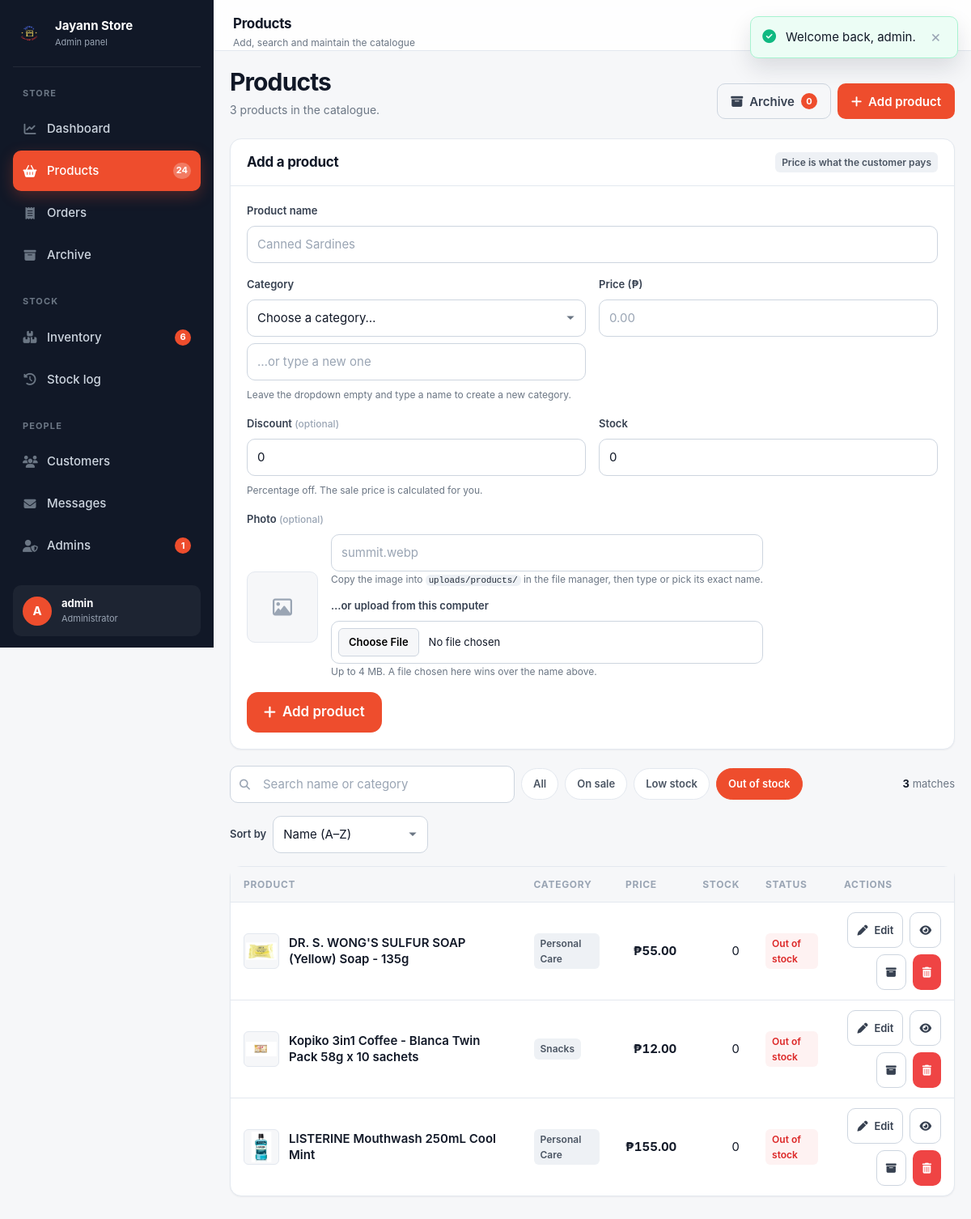
The app's page /admin/pages/products.php?filter=out (signed in) with its own data.
### tables this page shows
CREATE TABLE `products` (
  `id` int(100) NOT NULL AUTO_INCREMENT,
  `name` varchar(100) NOT NULL,
  `category` varchar(100) NOT NULL,
  `price` decimal(10,2) NOT NULL DEFAULT 0.00,
  `discount` int(3) NOT NULL DEFAULT 0,
  `discount_price` decimal(10,2) NOT NULL DEFAULT 0.00,
  `image` varchar(100) NOT NULL,
  `stock` int(11) NOT NULL DEFAULT 0,
  `low_stock_threshold` int(11) NOT NULL DEFAULT 5,
  `cost_price` decimal(10,2) NOT NULL DEFAULT 0.00,
  `sku` varchar(40) NOT NULL DEFAULT '',
  `supplier` varchar(120) NOT NULL DEFAULT '',
  `last_restocked_on` datetime DEFAULT NULL,
  PRIMARY KEY (`id`),
  KEY `idx_products_category` (`category`)
);

### admin/pages/products.php (the view, shortened to what the rows shown need)
<?php
require_once __DIR__ . '/../../app/bootstrap.php';
require_once __DIR__ . '/../../app/views/admin/helpers.php';
$search = admin_q('q');
$filter = admin_q('filter');
$sort   = admin_q('sort', 'name');
$sortSql = match ($sort) {
    'price_desc' => 'p.price DESC',
    'price_asc'  => 'p.price ASC',
    'newest'     => 'p.id DESC',
    'stock'      => 'p.stock ASC, p.name ASC',
    default      => 'p.name ASC',
};
[$whereSql, $params] = admin_product_filter($search, $filter);
$total = (int) ($db->value("SELECT COUNT(*) FROM products p WHERE $whereSql", $params) ?? 0);
$perPage = 12;
$page    = admin_page_no($total, $perPage);
$offset  = ($page - 1) * $perPage;
$products = $db->all(
    "SELECT p.* FROM products p WHERE $whereSql ORDER BY $sortSql LIMIT $perPage OFFSET $offset",
    $params
);
$highlight  = admin_qint('highlight');
require __DIR__ . '/../../app/views/admin/head.php';
?>
<div class="page-head">
    <div>
        <h1>Products</h1>
    </div>
</div>
<section class="card" id="add-product">
    <div class="card__head">
        <h2 class="card__title">Add a product</h2>
    </div>
</section>
<section class="card">
    <div class="card__body card__body--flush">
        <?php if (!$products): ?>
            <?= admin_empty(
                'fa-magnifying-glass',
                'No products match',
                $search !== '' || $filter !== ''
                    ? 'Try a different search term or clear the filter.'
                    : 'Add your first product using the form above.',
                ($search !== '' || $filter !== '')
                    ? '<a class="btn btn--ghost btn--sm" href="products.php">Clear filters</a>'
                    : '<a class="btn btn--sm" href="#add-product">Add a product</a>'
            ) ?>
        <?php else: ?>
        <div class="tablewrap products-table">
            <table class="table">
                <thead>
                    <tr>
                        <th scope="col">Product</th>
                        <th scope="col">Category</th>
                        <th scope="col" class="num">Price</th>
                        <th scope="col" class="num">Stock</th>
                        <th scope="col">Status</th>
                        <th scope="col" class="num">Actions</th>
                    </tr>
                </thead>
                <tbody>
                <?php foreach ($products as $p): ?>
                    <?php
                    $price  = effective_price($p);
                    $stock  = (int) $p['stock'];
                    ?>
                    <tr<?= $highlight === (int) $p['id'] ? ' style="background:var(--brand-50)"' : '' ?>>
                        <td data-label="Product">
                            <span class="cellproduct">
                                <img src="<?= e(product_image($p['image'])) ?>" alt="" loading="lazy">
                                <span>
                                    <strong><?= e($p['name']) ?></strong>
                                </span>
                            </span>
                        </td>
                        <td data-label="Category"><span class="tag"><?= e($p['category']) ?></span></td>
                        <td class="num" data-label="Price">
                            <strong><?= e(money($price)) ?></strong>
                        </td>
                        <td class="num" data-label="Stock"><?= e(number_format($stock)) ?></td>
                        <td data-label="Status">
                            <?php if ($stock === 0): ?>
                                <span class="tag tag--danger">Out of stock</span>
                            <?php elseif ($stock <= 5): ?>
                                <span class="tag tag--warn">Low</span>
                            <?php else: ?>
                                <span class="tag tag--success">In stock</span>
                            <?php endif; ?>
                        </td>
                        <td class="num" data-label="Actions">
                            <div class="rowactions" style="justify-content:flex-end">
                                <a class="btn btn--sm btn--ghost" href="update_product.php?id=<?= (int) $p['id'] ?>">
                                    <i class="fa-solid fa-pen" aria-hidden="true"></i> Edit
                                </a>
                                <a class="btn btn--sm btn--ghost" target="_blank" rel="noopener"
                                   href="../quick_view.php?pid=<?= (int) $p['id'] ?>" title="Preview on the storefront">
                                    <i class="fa-solid fa-eye" aria-hidden="true"></i>
                                </a>
                                <form method="post" action="products.php" data-confirm="Move "<?= e($p['name']) ?>" to the archive? It will be removed from the storefront.">
                                    <button class="btn btn--sm btn--ghost" type="submit" title="Archive">
                                        <i class="fa-solid fa-box-archive" aria-hidden="true"></i>
                                    </button>
                                </form>
                                <form method="post" action="products.php" data-confirm="Delete "<?= e($p['name']) ?>" permanently? This cannot be undone.">
                                    <button class="btn btn--sm btn--danger" type="submit" title="Delete">
                                        <i class="fa-solid fa-trash-can" aria-hidden="true"></i>
                                    </button>
                                </form>
                            </div>
                        </td>
                    </tr>
                <?php endforeach; ?>
                </tbody>
            </table>
        </div>
        <?php endif; ?>
    </div>
</section>
<?php require __DIR__ . '/../../app/views/admin/footer.php'; ?>

### app/views/admin/head.php (shortened to what the rows shown need)
<?php declare(strict_types=1);
require_once __DIR__ . '/helpers.php';
$admin_user = current_admin() ?? ['name' => 'Admin'];
?>
<!DOCTYPE html>
<html lang="en">
<head>
<link rel="stylesheet" href="https://cdnjs.cloudflare.com/ajax/libs/font-awesome/6.5.2/css/all.min.css">
<?= render_css('admin') ?>
</head>
<body>
<div class="admin">
    <aside class="sidebar" data-sidebar aria-label="Admin navigation">
        <div class="sidebar__foot">
            <div class="sidebar__user">
                <span class="sidebar__avatar" aria-hidden="true"><?= e(strtoupper(substr((string) $admin_user['name'], 0, 1))) ?></span>
                <span>
                    <strong><?= e($admin_user['name']) ?></strong>
                    <small>Administrator</small>
                </span>
            </div>
        </div>
    </aside>
    <div class="admin__main">
        <main class="admin__body">

### records on screen
products: image (picture), name "DR. S. WONG'S SULFUR SOAP (Yellow) Soap - 135g", category "Personal Care", price "₱55.00", stock "0", shows "Out of stock"
products: image (picture), name "Kopiko 3in1 Coffee - Blanca Twin Pack 58g x 10 sachets", category "Snacks", price "₱12.00", stock "0", shows "Out of stock"
products: image (picture), name "LISTERINE Mouthwash 250mL Cool Mint", category "Personal Care", price "₱155.00", stock "0", shows "Out of stock"

### other values on screen
$config['store']['legal'] "Jayann Store"
$group_label "STORE"
$item['label'] "Dashboard"
$item['label'] "Products"
$item['count'] "24"
$item['label'] "Orders"
$item['label'] "Archive"
$group_label "STOCK"
$item['label'] "Inventory"
$item['count'] "6"
$item['label'] "Stock log"
$group_label "PEOPLE"
$item['label'] "Customers"
$item['label'] "Messages"
$item['label'] "Admins"
